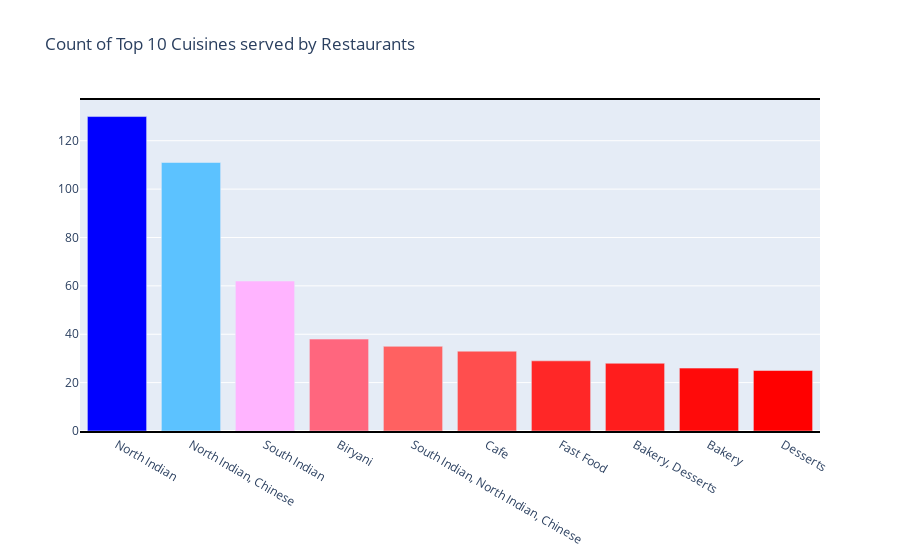
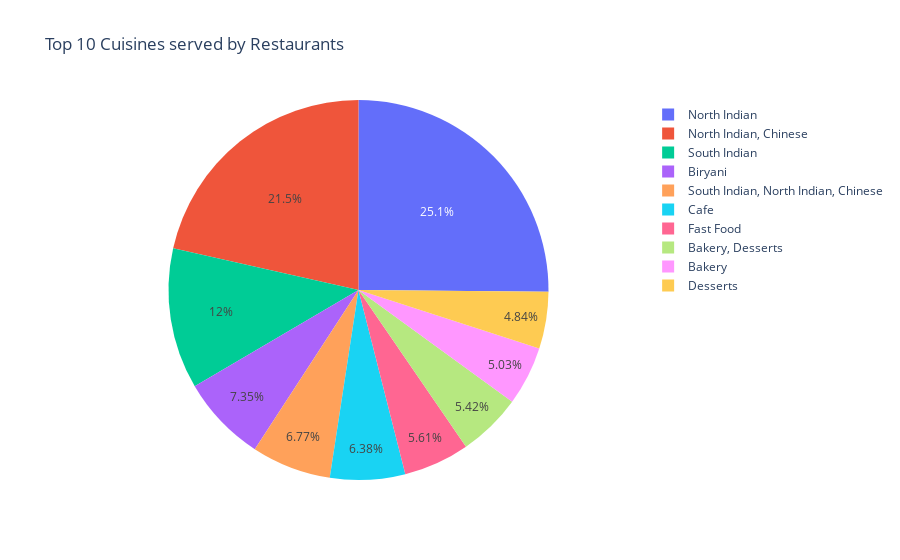

Source (notebook cell) for these figures, in order:
### Markdown cell above
##### Most Popular Cuisines served by Restaurants

### Code cell
cuisines_cnt_srs = restaurant_df['cuisines'].value_counts().sort_values(ascending=False).head(10)
plotly_bar_pie_chart(cuisines_cnt_srs, layout_title="Count of Top 10 Cuisines served by Restaurants",
                    pie_title="Top 10 Cuisines served by Restaurants")

### Figure 1 — Plotly figure (JSON) as saved in the notebook; plotly's stock layout.template omitted (floating-point values rounded to 4 significant figures)
{"data": [{"marker": {"color": [130, 111, 62, 38, 35, 33, 29, 28, 26, 25], "colorscale": [[0, "rgb(0,0,255)"], [0.1, "rgb(51,153,255)"], [0.2, "rgb(102,204,255)"], [0.3, "rgb(153,204,255)"], [0.4, "rgb(204,204,255)"], [0.5, "rgb(255,255,255)"], [0.6, "rgb(255,204,255)"], [0.7, "rgb(255,153,255)"], [0.8, "rgb(255,102,204)"], [0.9, "rgb(255,102,102)"], [1, "rgb(255,0,0)"]], "reversescale": true}, "type": "bar", "x": ["North Indian", "North Indian, Chinese", "South Indian", "Biryani", "South Indian, North Indian, Chinese", "Cafe", "Fast Food", "Bakery, Desserts", "Bakery", "Desserts"], "y": [130, 111, 62, 38, 35, 33, 29, 28, 26, 25]}], "layout": {"autosize": true, "font": {"size": 12}, "title": {"text": "Count of Top 10 Cuisines served by Restaurants"}, "xaxis": {"autorange": true, "linecolor": "black", "linewidth": 2, "mirror": true, "range": [-0.5, 9.5], "showline": true, "type": "category"}, "yaxis": {"autorange": true, "range": [0, 136.8], "type": "linear"}}}

### Figure 2 — Plotly figure (JSON) as saved in the notebook; plotly's stock layout.template omitted (floating-point values rounded to 4 significant figures)
{"data": [{"labels": ["North Indian", "North Indian, Chinese", "South Indian", "Biryani", "South Indian, North Indian, Chinese", "Cafe", "Fast Food", "Bakery, Desserts", "Bakery", "Desserts"], "type": "pie", "values": [25.15, 21.47, 11.99, 7.35, 6.77, 6.383, 5.609, 5.416, 5.029, 4.836]}], "layout": {"autosize": true, "font": {"size": 12}, "title": {"text": "Top 10 Cuisines served by Restaurants"}, "xaxis": {"linecolor": "black", "linewidth": 2, "mirror": true, "showline": true}}}
